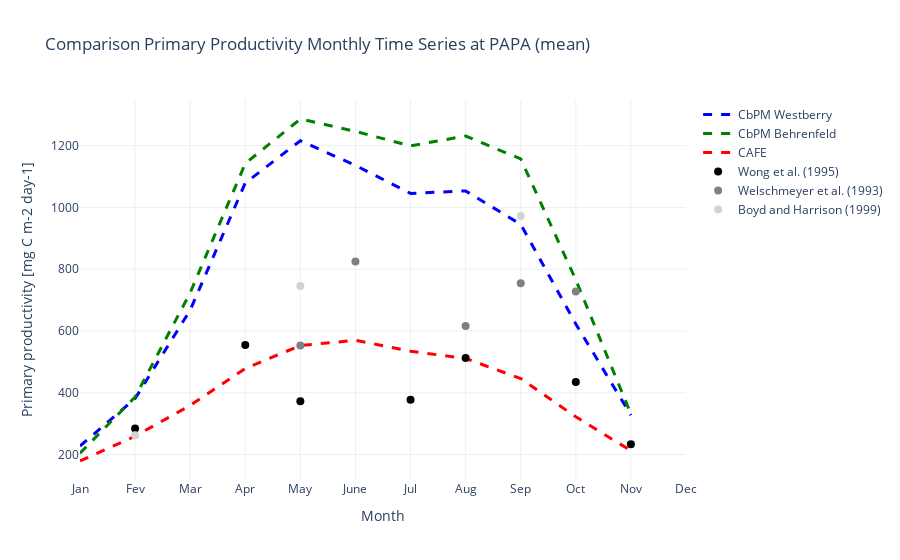

Notebook code cell kept with this figure:
### Code cell
fig = go.Figure()
# CbPM Westberry
fig.add_trace(go.Scatter(
    x=ds_west_m['month'],  
    y=ds_west_m['CbPM'],
    mode='lines',
    name='CbPM Westberry',
    line=dict(color='blue', width=3, dash='dash')
))
# CbPM Behrenfeld
fig.add_trace(go.Scatter(
    x=ds_behr_m['month'],  
    y=ds_behr_m['CbPM'],
    mode='lines',
    name='CbPM Behrenfeld ',
    line=dict(color='green', width=3, dash='dash')
))
# CAFE
fig.add_trace(go.Scatter(
    x=ds_cafe_m['month'],  
    y=ds_cafe_m['CAFE'],
    mode='lines',
    name='CAFE',
    line=dict(color='red', width=3, dash='dash')
))

#Plot points paper

for category in df_monthly["categorie"].unique():
    df_cat = df_monthly[df_monthly["categorie"] == category]
    if category == 'Black_Circles':
        label='Wong et al. (1995)'
        c='black'
    elif category == 'White_Triangles':
        label='Boyd and Harrison (1999)'
        c='lightgrey'
    else:
        label='Welschmeyer et al. (1993)'
        c='grey'
    fig.add_trace(
        go.Scatter(
            x=df_cat["month"],
            y=df_cat["nnp"],
            mode="markers",
            name=label,
            marker=dict(size=8,color=c),
        )
    )

# Mise en forme
fig.update_layout(
    title='Comparison Primary Productivity Monthly Time Series at PAPA (mean)',
    xaxis_title='Month',
    yaxis_title='Primary productivity [mg C m-2 day-1]', 
    template='plotly_white',
    xaxis=dict(tickmode='array', tickvals=list(range(1, 13)), ticktext=[
        'Jan', 'Fev', 'Mar', 'Apr', 'May', 'June', 'Jul', 'Aug', 'Sep', 'Oct', 'Nov', 'Dec'
    ]),
)

# Affichage
fig.show()

### Figure 1 — Plotly figure (JSON) as saved in the notebook; plotly's stock layout.template omitted (floating-point values rounded to 4 significant figures)
{"data": [{"line": {"color": "blue", "dash": "dash", "width": 3}, "mode": "lines", "name": "CbPM Westberry", "type": "scatter", "x": [1, 2, 3, 4, 5, 6, 7, 8, 9, 10, 11, 12], "y": [227.5, 381.2, 667.7, 1079.0, 1216.0, 1136.0, 1045.0, 1053.0, 945.2, 622.8, 327.5, NaN]}, {"line": {"color": "green", "dash": "dash", "width": 3}, "mode": "lines", "name": "CbPM Behrenfeld ", "type": "scatter", "x": [1, 2, 3, 4, 5, 6, 7, 8, 9, 10, 11, 12], "y": [204.6, 386.2, 723.8, 1142.0, 1286.0, 1246.0, 1199.0, 1231.0, 1157.0, 765.5, 331.4, NaN]}, {"line": {"color": "red", "dash": "dash", "width": 3}, "mode": "lines", "name": "CAFE", "type": "scatter", "x": [1, 2, 3, 4, 5, 6, 7, 8, 9, 10, 11, 12], "y": [179.3, 259.6, 359.0, 478.7, 553.0, 570.0, 534.4, 511.1, 446.2, 322.2, 212.6, NaN]}, {"marker": {"color": "black", "size": 8}, "mode": "markers", "name": "Wong et al. (1995)", "type": "scatter", "x": [2, 4, 5, 7, 8, 10, 11], "y": [284.6, 554.4, 373.0, 377.6, 512.4, 434.7, 233.8]}, {"marker": {"color": "grey", "size": 8}, "mode": "markers", "name": "Welschmeyer et al. (1993)", "type": "scatter", "x": [5, 6, 8, 9, 10], "y": [552.9, 824.8, 615.9, 754.8, 727.6]}, {"marker": {"color": "lightgrey", "size": 8}, "mode": "markers", "name": "Boyd and Harrison (1999)", "type": "scatter", "x": [2, 5, 9], "y": [262.6, 745.6, 971.9]}], "layout": {"title": {"text": "Comparison Primary Productivity Monthly Time Series at PAPA (mean)"}, "xaxis": {"tickmode": "array", "ticktext": ["Jan", "Fev", "Mar", "Apr", "May", "June", "Jul", "Aug", "Sep", "Oct", "Nov", "Dec"], "tickvals": [1, 2, 3, 4, 5, 6, 7, 8, 9, 10, 11, 12], "title": {"text": "Month"}}, "yaxis": {"title": {"text": "Primary productivity [mg C m-2 day-1]"}}}}
